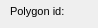
      <widget class="QWidget" name="page_13">
       <property name="geometry">
        <rect>
         <x>0</x>
         <y>0</y>
         <width>98</width>
         <height>28</height>
        </rect>
       </property>
       <attribute name="label">
        <string>Specific information</string>
       </attribute>
       <widget class="QLineEdit" name="name">
        <property name="geometry">
         <rect>
          <x>110</x>
          <y>25</y>
          <width>160</width>
          <height>18</height>
         </rect>
        </property>
        <property name="inputMask">
         <string/>
        </property>
        <property name="text">
         <string/>
        </property>
        <property name="frame">
         <bool>true</bool>
        </property>
       </widget>
       <widget class="QLabel" name="label_accessibility">
        <property name="geometry">
         <rect>
          <x>300</x>
          <y>70</y>
          <width>101</width>
          <height>31</height>
         </rect>
        </property>
        <property name="font">
         <font>
          <pointsize>8</pointsize>
         </font>
        </property>
        <property name="frameShape">
         <enum>QFrame::NoFrame</enum>
        </property>
        <property name="frameShadow">
         <enum>QFrame::Plain</enum>
        </property>
        <property name="text">
         <string>Accessibility:</string>
        </property>
        <property name="textFormat">
         <enum>Qt::AutoText</enum>
        </property>
        <property name="scaledContents">
         <bool>false</bool>
        </property>
        <property name="alignment">
         <set>Qt::AlignLeading|Qt::AlignLeft|Qt::AlignVCenter</set>
        </property>
        <property name="wordWrap">
         <bool>true</bool>
        </property>
        <property name="margin">
         <number>3</number>
        </property>
       </widget>
       <widget class="QLabel" name="label_name">
        <property name="geometry">
         <rect>
          <x>10</x>
          <y>25</y>
          <width>91</width>
          <height>22</height>
         </rect>
        </property>
        <property name="font">
         <font>
          <pointsize>8</pointsize>
         </font>
        </property>
        <property name="frameShape">
         <enum>QFrame::NoFrame</enum>
        </property>
        <property name="frameShadow">
         <enum>QFrame::Plain</enum>
        </property>
        <property name="text">
         <string>Name:</string>
        </property>
        <property name="textFormat">
         <enum>Qt::AutoText</enum>
        </property>
        <property name="scaledContents">
         <bool>false</bool>
        </property>
        <property name="alignment">
         <set>Qt::AlignLeading|Qt::AlignLeft|Qt::AlignVCenter</set>
        </property>
        <property name="margin">
         <number>3</number>
        </property>
       </widget>
       <widget class="QLabel" name="label_max_volume">
        <property name="geometry">
         <rect>
          <x>300</x>
          <y>25</y>
          <width>91</width>
          <height>22</height>
         </rect>
        </property>
        <property name="font">
         <font>
          <pointsize>8</pointsize>
         </font>
        </property>
        <property name="frameShape">
         <enum>QFrame::NoFrame</enum>
        </property>
        <property name="frameShadow">
         <enum>QFrame::Plain</enum>
        </property>
        <property name="text">
         <string>Max volume:</string>
        </property>
        <property name="textFormat">
         <enum>Qt::AutoText</enum>
        </property>
        <property name="scaledContents">
         <bool>false</bool>
        </property>
        <property name="alignment">
         <set>Qt::AlignLeading|Qt::AlignLeft|Qt::AlignVCenter</set>
        </property>
        <property name="margin">
         <number>3</number>
        </property>
       </widget>
       <widget class="QLineEdit" name="max_volume">
        <property name="geometry">
         <rect>
          <x>400</x>
          <y>25</y>
          <width>160</width>
          <height>18</height>
         </rect>
        </property>
        <property name="inputMask">
         <string/>
        </property>
        <property name="text">
         <string/>
        </property>
        <property name="frame">
         <bool>true</bool>
        </property>
       </widget>
       <widget class="QLabel" name="label_length">
        <property name="geometry">
         <rect>
          <x>10</x>
          <y>45</y>
          <width>99</width>
          <height>31</height>
         </rect>
        </property>
        <property name="font">
         <font>
          <pointsize>8</pointsize>
         </font>
        </property>
        <property name="frameShape">
         <enum>QFrame::NoFrame</enum>
        </property>
        <property name="frameShadow">
         <enum>QFrame::Plain</enum>
        </property>
        <property name="text">
         <string>Length:</string>
        </property>
        <property name="textFormat">
         <enum>Qt::AutoText</enum>
        </property>
        <property name="scaledContents">
         <bool>false</bool>
        </property>
        <property name="alignment">
         <set>Qt::AlignLeading|Qt::AlignLeft|Qt::AlignVCenter</set>
        </property>
        <property name="wordWrap">
         <bool>true</bool>
        </property>
        <property name="margin">
         <number>3</number>
        </property>
       </widget>
       <widget class="QLineEdit" name="length">
        <property name="geometry">
         <rect>
          <x>110</x>
          <y>50</y>
          <width>160</width>
          <height>18</height>
         </rect>
        </property>
        <property name="inputMask">
         <string/>
        </property>
        <property name="text">
         <string/>
        </property>
        <property name="frame">
         <bool>true</bool>
        </property>
       </widget>
       <widget class="QLabel" name="label_util_volume">
        <property name="geometry">
         <rect>
          <x>300</x>
          <y>50</y>
          <width>91</width>
          <height>22</height>
         </rect>
        </property>
        <property name="font">
         <font>
          <pointsize>8</pointsize>
         </font>
        </property>
        <property name="frameShape">
         <enum>QFrame::NoFrame</enum>
        </property>
        <property name="frameShadow">
         <enum>QFrame::Plain</enum>
        </property>
        <property name="text">
         <string>Util volume:</string>
        </property>
        <property name="textFormat">
         <enum>Qt::AutoText</enum>
        </property>
        <property name="scaledContents">
         <bool>false</bool>
        </property>
        <property name="alignment">
         <set>Qt::AlignLeading|Qt::AlignLeft|Qt::AlignVCenter</set>
        </property>
        <property name="margin">
         <number>3</number>
        </property>
       </widget>
       <widget class="QLineEdit" name="util_volume">
        <property name="geometry">
         <rect>
          <x>400</x>
          <y>50</y>
          <width>160</width>
          <height>18</height>
         </rect>
        </property>
        <property name="inputMask">
         <string/>
        </property>
        <property name="text">
         <string/>
        </property>
        <property name="frame">
         <bool>true</bool>
        </property>
       </widget>
       <widget class="QLabel" name="label_width">
        <property name="geometry">
         <rect>
          <x>10</x>
          <y>70</y>
          <width>97</width>
          <height>31</height>
         </rect>
        </property>
        <property name="font">
         <font>
          <pointsize>8</pointsize>
         </font>
        </property>
        <property name="frameShape">
         <enum>QFrame::NoFrame</enum>
        </property>
        <property name="frameShadow">
         <enum>QFrame::Plain</enum>
        </property>
        <property name="text">
         <string>Width:</string>
        </property>
        <property name="textFormat">
         <enum>Qt::AutoText</enum>
        </property>
        <property name="scaledContents">
         <bool>false</bool>
        </property>
        <property name="alignment">
         <set>Qt::AlignLeading|Qt::AlignLeft|Qt::AlignVCenter</set>
        </property>
        <property name="wordWrap">
         <bool>true</bool>
        </property>
        <property name="margin">
         <number>3</number>
        </property>
       </widget>
       <widget class="QLineEdit" name="width">
        <property name="geometry">
         <rect>
          <x>110</x>
          <y>75</y>
          <width>160</width>
          <height>18</height>
         </rect>
        </property>
        <property name="inputMask">
         <string/>
        </property>
        <property name="text">
         <string/>
        </property>
        <property name="frame">
         <bool>true</bool>
        </property>
       </widget>
       <widget class="QLabel" name="label_min_height">
        <property name="geometry">
         <rect>
          <x>10</x>
          <y>100</y>
          <width>91</width>
          <height>22</height>
         </rect>
        </property>
        <property name="font">
         <font>
          <pointsize>8</pointsize>
         </font>
        </property>
        <property name="frameShape">
         <enum>QFrame::NoFrame</enum>
        </property>
        <property name="frameShadow">
         <enum>QFrame::Plain</enum>
        </property>
        <property name="text">
         <string>Min height:</string>
        </property>
        <property name="textFormat">
         <enum>Qt::AutoText</enum>
        </property>
        <property name="scaledContents">
         <bool>false</bool>
        </property>
        <property name="alignment">
         <set>Qt::AlignLeading|Qt::AlignLeft|Qt::AlignVCenter</set>
        </property>
        <property name="margin">
         <number>3</number>
        </property>
       </widget>
       <widget class="QLineEdit" name="min_height">
        <property name="geometry">
         <rect>
          <x>110</x>
          <y>100</y>
          <width>160</width>
          <height>18</height>
         </rect>
        </property>
        <property name="inputMask">
         <string/>
        </property>
        <property name="text">
         <string/>
        </property>
        <property name="frame">
         <bool>true</bool>
        </property>
       </widget>
       <widget class="QLineEdit" name="pol_id">
        <property name="geometry">
         <rect>
          <x>110</x>
          <y>0</y>
          <width>160</width>
          <height>18</height>
         </rect>
        </property>
        <property name="inputMask">
         <string/>
        </property>
        <property name="text">
         <string/>
        </property>
        <property name="frame">
         <bool>true</bool>
        </property>
       </widget>
       <widget class="QLabel" name="label_pol_id">
        <property name="geometry">
         <rect>
          <x>10</x>
          <y>0</y>
          <width>91</width>
          <height>22</height>
         </rect>
        </property>
        <property name="font">
         <font>
          <pointsize>8</pointsize>
         </font>
        </property>
        <property name="frameShape">
         <enum>QFrame::NoFrame</enum>
        </property>
        <property name="frameShadow">
         <enum>QFrame::Plain</enum>
        </property>
        <property name="text">
         <string>Polygon id:</string>
        </property>
        <property name="textFormat">
         <enum>Qt::AutoText</enum>
        </property>
        <property name="scaledContents">
         <bool>false</bool>
        </property>
        <property name="alignment">
         <set>Qt::AlignLeading|Qt::AlignLeft|Qt::AlignVCenter</set>
        </property>
        <property name="margin">
         <number>3</number>
        </property>
       </widget>
       <widget class="QLabel" name="label_custom_area">
        <property name="geometry">
         <rect>
          <x>300</x>
          <y>0</y>
          <width>91</width>
          <height>22</height>
         </rect>
        </property>
        <property name="font">
         <font>
          <pointsize>8</pointsize>
         </font>
        </property>
        <property name="frameShape">
         <enum>QFrame::NoFrame</enum>
        </property>
        <property name="frameShadow">
         <enum>QFrame::Plain</enum>
        </property>
        <property name="text">
         <string>Custom area:</string>
        </property>
        <property name="textFormat">
         <enum>Qt::AutoText</enum>
        </property>
        <property name="scaledContents">
         <bool>false</bool>
        </property>
        <property name="alignment">
         <set>Qt::AlignLeading|Qt::AlignLeft|Qt::AlignVCenter</set>
        </property>
        <property name="margin">
         <number>3</number>
        </property>
       </widget>
       <widget class="QLineEdit" name="custom_area">
        <property name="geometry">
         <rect>
          <x>400</x>
          <y>0</y>
          <width>160</width>
          <height>18</height>
         </rect>
        </property>
        <property name="inputMask">
         <string/>
        </property>
        <property name="text">
         <string/>
        </property>
        <property name="frame">
         <bool>true</bool>
        </property>
       </widget>
       <widget class="QComboBox" name="accessibility">
        <property name="geometry">
         <rect>
          <x>400</x>
          <y>75</y>
          <width>160</width>
          <height>18</height>
         </rect>
        </property>
       </widget>
      </widget>
